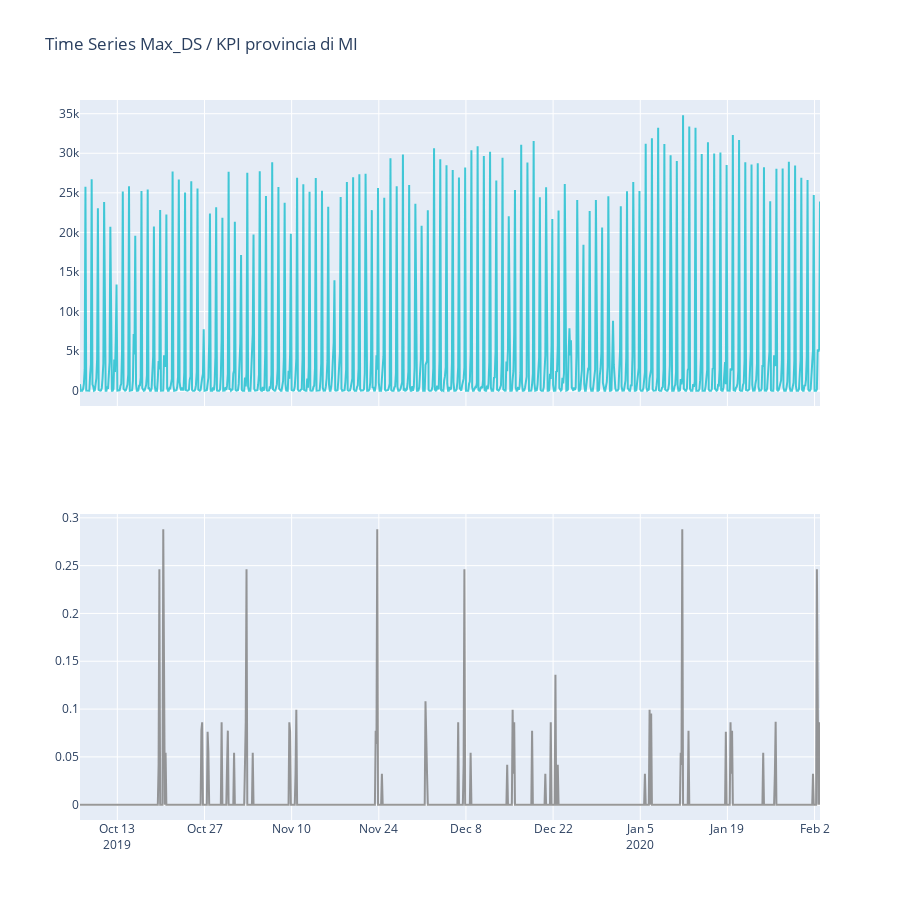

The cell this chart's notebook holds for it:
### Code cell
plot_time_series_traffic(df,'MI')

### Figure 1 — Plotly figure (JSON) as saved in the notebook; plotly's stock layout.template omitted (floating-point values rounded to 4 significant figures; data arrays with more than 128 entries replaced by an {"elided": "..."} marker saying what was removed)
{"data": [{"line": {"color": "#17BECF"}, "name": "MAX_DS", "opacity": 0.8, "type": "scatter", "x": {"elided": "952 str values"}, "xaxis": "x", "y": {"elided": "952 float values"}, "yaxis": "y"}, {"line": {"color": "#7F7F7F"}, "name": "KPI", "opacity": 0.8, "type": "scatter", "x": {"elided": "952 str values"}, "xaxis": "x2", "y": {"elided": "952 float values"}, "yaxis": "y2"}], "layout": {"height": 900, "showlegend": false, "title": {"text": "Time Series Max_DS / KPI provincia di MI"}, "xaxis": {"anchor": "y", "domain": [0, 1], "matches": "x2", "showticklabels": false}, "xaxis2": {"anchor": "y2", "domain": [0, 1]}, "yaxis": {"anchor": "x", "domain": [0.575, 1]}, "yaxis2": {"anchor": "x2", "domain": [0, 0.425]}}}
